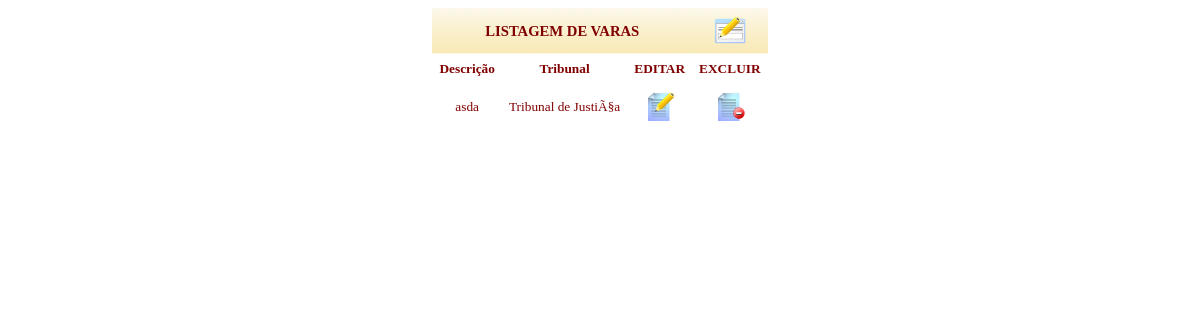
The page /view/consultarVara.php?pag=processo (signed in) on the database as committed earlier.
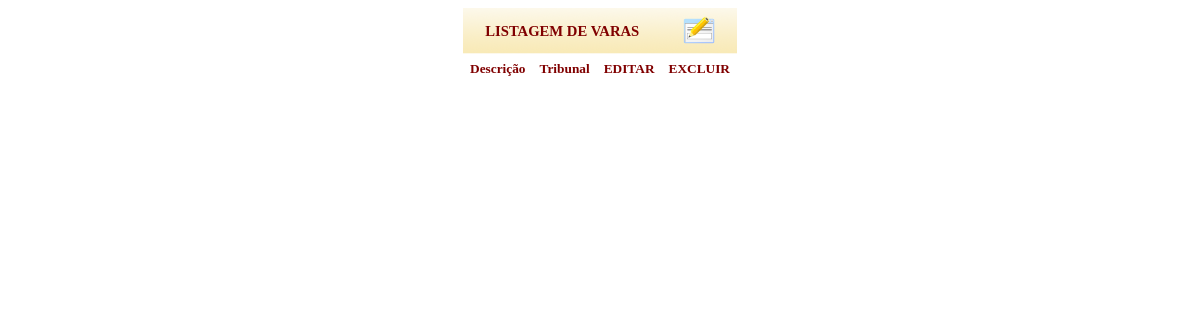
The same page on the database as committed later.
### tables this page shows
CREATE TABLE IF NOT EXISTS `vara` (
`idVara` int(11) NOT NULL,
  `descricao` varchar(30) NOT NULL,
  `idTribunal` int(11) NOT NULL,
  `status` int(11) NOT NULL DEFAULT '1'
);

CREATE TABLE IF NOT EXISTS `tribunal` (
`idTribunal` int(11) NOT NULL,
  `descricao` varchar(30) NOT NULL,
  `status` int(11) NOT NULL DEFAULT '1'
);

### model/varaDAO.php (the view, shortened to what this page needs)
<?php
class VaraDAO extends Banco {
	public function consultar() {
			$consulta = "SELECT v.*, t.descricao as tribunal
			                FROM ".TBL_VARAS." v
			                JOIN ".TBL_TRIBUNAIS." t ON t.idtribunal = v.idtribunal
			                where v.status=1";
			$resultado = mysql_query($consulta);
				while ($linha=mysql_fetch_array($resultado)) {
                    echo "<tr class='texto' align='center' id=" . $linha['idVara'] . ">
						<td>" . $linha['descricao'] . "</td>
						<td>" . $linha['tribunal'] . "</td>
						<td><a id='altera' href='../control/controleVara.php?idvara=" . $linha['idVara'] . "&opcao=lista'><img src='../public/img/file_edit.png' border='no'></a></td>
						<td><a href=javascript:excluir(" . $linha['idVara'] . ")><img src='../public/img/file_remove.png' border='no'></a></td>
						</tr>";
                }
			return $resultado;
	}
}

Rows that differ between the two databases and show on the page:
removed vara: descricao "asda", idTribunal.descricao "Tribunal de JustiÃ§a"
